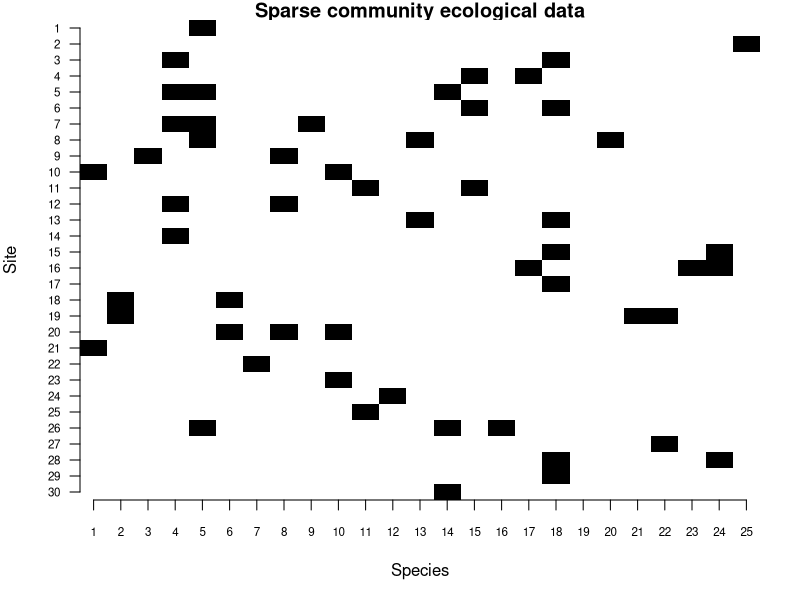
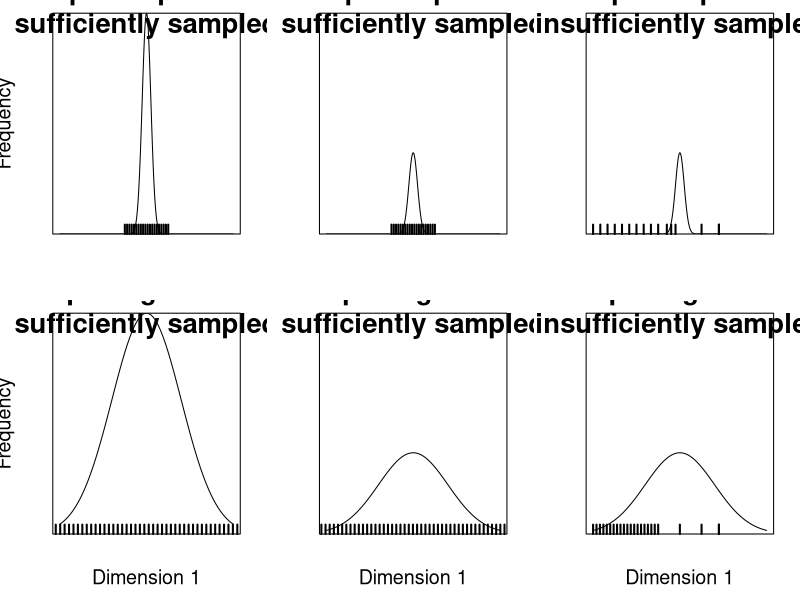
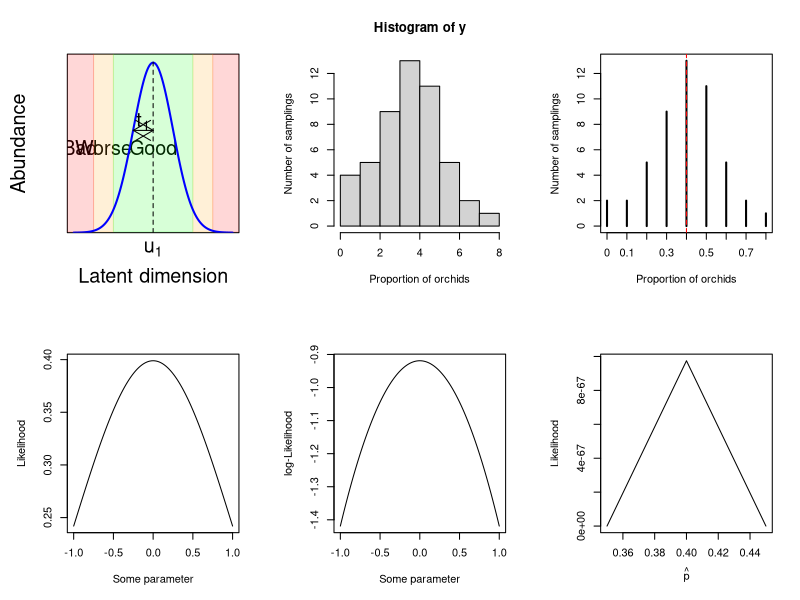
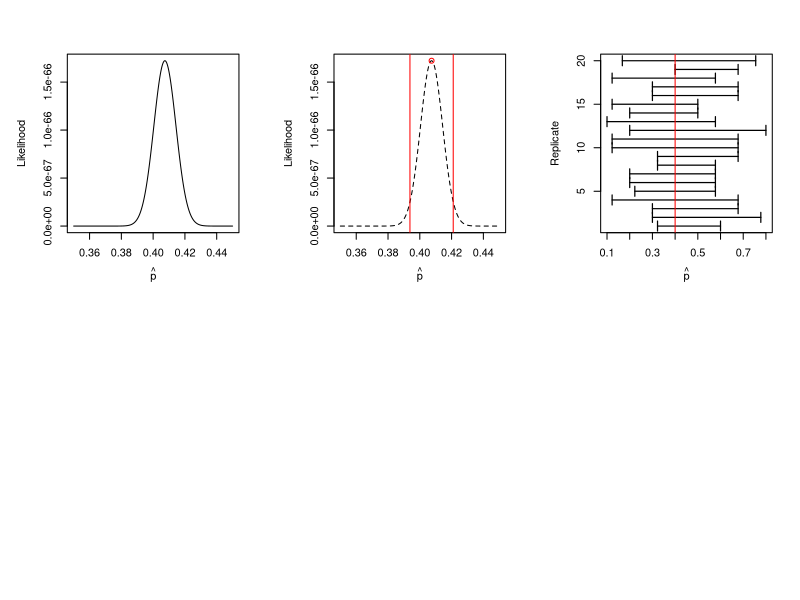

Recreate these plots in R, in order.
## ---- chunk 1
library(knitr)

default_source_hook <- knit_hooks$get('source')
default_output_hook <- knit_hooks$get('output')

knit_hooks$set(
  source = function(x, options) {
    paste0(
      "\n::: {.codebox data-latex=\"\"}\n\n",
      default_source_hook(x, options),
      "\n\n:::\n\n")
  }
)

knit_hooks$set(
  output = function(x, options) {
    paste0(
      "\n::: {.codebox data-latex=\"\"}\n\n",
      default_output_hook(x, options),
      "\n\n:::\n\n")
  }
)

knitr::opts_chunk$set(echo = TRUE)
## ---- chunk 2
par(mar=c(5,4,1,2))
# Set seed for reproducibility
set.seed(42)

# Matrix dimensions
n_species <- 30
n_sites <- 25

# Create a sparse presence/absence matrix (mostly zeros)
community_matrix <- matrix(0, nrow = n_species, ncol = n_sites)

# Fill in some presences to simulate high turnover
for (i in 1:n_species) {
  # Each species occurs in 1-3 random sites
  sites_present <- sample(n_sites, sample(1:3, 1))
  community_matrix[i, sites_present] <- 1
}

# Plot using image (rotate to match axis orientation)
image(t(apply(community_matrix, 2, rev)), col = c("white", "black"),
      axes = FALSE, xlab = "Species", ylab = "Site", main = "Sparse community ecological data")

# Add axis labels
axis(1, at = seq(0, 1, length.out = n_sites), labels = 1:n_sites, cex.axis = 0.7)
axis(2, at = seq(0, 1, length.out = n_species), labels = rev(1:n_species), las = 1, cex.axis = 0.7)

## ---- chunk 3
par(mfrow=c(2,3))
unimodal <-function(x, maximum, opt, tol)exp(maximum-0.5*(x-opt)^2/tol^2)

plot(NA, type="n", ylim=c(0, exp(1)),yaxs="i",yaxt="n",xaxt="n",xlab=NA,ylab="Frequency", cex.lab=1.8,cex.axis=1.8, xlim = c(-2,2), main = "Frequent specialist \nsufficiently sampled", cex.main = 2.5)
lines(seq(-2,2,length.out=1000), unimodal(seq(-2,2,length.out=1000), 1, 0, 0.1))
rug(seq(-0.5,0.5,length.out=20), ticksize = 0.05, lwd = 2)

plot(NA, type="n", ylim=c(0, exp(1)),yaxs="i",yaxt="n",xaxt="n",xlab=NA, ylab=NA, cex.lab=1.8,cex.axis=1.8, xlim = c(-2,2), main = "Infrequent specialist \nsufficiently sampled", cex.main = 2.5)
lines(seq(-2,2,length.out=1000), unimodal(seq(-2,2,length.out=1000), 0, 0,0.1))
rug(seq(-0.5,0.5,length.out=20), ticksize = 0.05, lwd = 2)

plot(NA, type="n", ylim=c(0, exp(1)),yaxs="i",yaxt="n",xaxt="n", cex.lab=1.8,cex.axis=1.8, xlim = c(-2,2), main = "Infrequent specialist \ninsufficiently sampled", cex.lab=1.8,cex.axis=1.8, xlab = NA, ylab = NA,cex.main=2.5)
lines(seq(-2,2,length.out=1000), unimodal(seq(-2,2,length.out=1000), 0,0, 0.1))
rug(c(seq(-2,-0.5,length.out=10),-0.3,-0.2,-0.1,0.5,0.9,0.9), ticksize = 0.05, lwd = 2)

plot(NA, type="n", ylim=c(0, exp(1)),yaxs="i",yaxt="n",xaxt="n",ylab="Frequency", cex.lab=1.8,cex.axis=1.8, xlim = c(-2,2), main = "Frequent generalist \nsufficiently sampled", cex.main = 2.5,xlab="Dimension 1")
lines(seq(-2,2,length.out=1000), unimodal(seq(-2,2,length.out=1000), 1,0, 0.8))
rug(seq(-2.5,2.5,length.out=50), ticksize = 0.05, lwd = 2)

plot(NA, type="n", ylim=c(0, exp(1)),yaxs="i",yaxt="n",xaxt="n",xlab="Dimension 1", cex.lab=1.8,cex.axis=1.8, xlim = c(-2,2), main = "Infrequent generalist \nsufficiently sampled", cex.lab=1.8,cex.axis=1.8, ylab=NA, cex.main=2.5)
lines(seq(-2,2,length.out=1000), unimodal(seq(-2,2,length.out=1000), 0,0, 0.8))
rug(seq(-2.5,2.2,length.out=50), ticksize = 0.05, lwd = 2)

plot(NA, type="n", ylim=c(0, exp(1)),yaxs="i",yaxt="n",xaxt="n",xlab="Dimension 1", cex.lab=1.8,cex.axis=1.8, xlim = c(-2,2), main = "Infrequent generalist \ninsufficiently sampled", cex.lab=1.8,cex.axis=1.8, ylab=NA, cex.main = 2.5)
lines(seq(-2,2,length.out=1000), unimodal(seq(-2,2,length.out=1000), 0,0, 0.8))
rug(c(seq(-2,-0.5,length.out=20),0,0.5,0.9,0.9), ticksize = 0.05, lwd = 2)
## ---- chunk 4
set.seed(12345) # For reproducibility
p.orchid = 0.4 # The true proportion of orchids
n.picks = 10 # The number of picks in the field
n.times = 1 # number of fields
# Collect data
y <- rbinom(n.times, size = n.picks, prob = p.orchid) 
y/n.picks # Proportion of orchids
## ---- chunk 5
set.seed(12345) # For reproducibility
n.times = 1e5 # The number of picks in the field
n.picks <- 1 # number of fields
 # Collect data
y <- rbinom(n.times, size = n.picks, prob = p.orchid)
mean(y/n.picks) # Proportion of orchids
## ---- chunk 6
makeTransparent<-function(someColor, alpha=100)
{
  newColor<-col2rgb(someColor)
  apply(newColor, 2, function(curcoldata){rgb(red=curcoldata[1], green=curcoldata[2],
    blue=curcoldata[3],alpha=alpha, maxColorValue=255)})
}

# https://stats.stackexchange.com/questions/12209/percentage-of-overlapping-regions-of-two-normal-distributions
min.f1f2 <- function(x, mu1, mu2, sd1, sd2) {
    f1 <- dnorm(x, mean=mu1, sd=sd1)
    f2 <- dnorm(x, mean=mu2, sd=sd2)
    pmin(f1, f2)
}

mu1 <- -2;    sd1 <- 2
mu2 <- 1;    sd2 <- 1

xs <- seq(min(mu1 - 4*sd1), max(mu1 + 4*sd1), .001)
f1 <- dnorm(xs, mean=mu1, sd=sd1)

par(mar=c(5, 5, 4, 2) + 0.1)
plot(xs, f1, type="n", ylim=c(0, max(f1)+0.01), col="blue",yaxs="i",yaxt="n",xaxt="n",xlab="Latent dimension", ylab="Abundance", cex.lab=1.8,cex.axis=1.8)

# abline(v=mu1-4*sd1, col="red", lty="dashed")
# abline(v=mu1+4*sd1, col="red", lty="dashed")
# 
# abline(v=mu1-3*sd1, col="orange", lty="dashed", )
# abline(v=mu1+3*sd1, col="orange", lty="dashed")
# 
# abline(v=mu1-2*sd1, col="green", lty="dashed")
# abline(v=mu1+2*sd1, col="green", lty="dashed")
text("Good",cex=1.8, x=mu1,y=0.1)
text("Worse",cex=1.8, x=mean(c(mu1-3*sd1,mu1-2*sd1)),y=0.1)
text("Bad",cex=1.8, x=mean(c(mu1-3.7*sd1,mu1-3.7*sd1)),y=0.1)

rect(1e-3,0.3-0.001, xleft=mu1-2*sd1,xright=mu1+2*sd1,col=makeTransparent("green",40),border=makeTransparent("green",40))
rect(1e-3,0.3-0.001, xleft=mu1-3*sd1,xright=mu1-2*sd1,col=makeTransparent("orange",40),border=makeTransparent("orange",40))
rect(1e-3,0.3-0.001, xleft=mu1+3*sd1,xright=mu1+2*sd1,col=makeTransparent("orange",40),border=makeTransparent("orange",40))
rect(1e-3,0.3-0.001, xleft=mu1-4*sd1-1,xright=mu1-3*sd1,col=makeTransparent("red",40),border=makeTransparent("red",40))
rect(1e-3,0.3-0.001, xleft=mu1+4*sd1+1,xright=mu1+3*sd1,col=makeTransparent("red",40),border=makeTransparent("red",40))
lines(xs,f1,col="blue",lwd=2)

arrows(y0=0.12,x0=mu1,x1=mu1-sd1,code = 3,col="black",length=0.2)
text(mu1-sd1/2,0.13,expression("t"[1]),cex=1.8,col="black")
segments(x0=mu1,x1=mu1,y0 = 0,y1=0.2,lty="dashed",col="black")

invisible(Map(axis, side=1,at=mu1, col.axis="black", labels=expression("u"[1]), lwd=0, cex.axis=1.8))

## ---- chunk 7
set.seed(12345) # For reproducibility
n.times <- 50 # The number of picks in the field
n.picks = 10 # number of fields
# Collect data
y <- rbinom(n.times, size = n.picks, prob = p.orchid) 
hist(y, xlab = "Proportion of orchids", 
     ylab = "Number of samplings")
## ---- chunk 8
plot(table(y/n.picks), xlab = "Proportion of orchids", ylab = "Number of samplings")
abline(v= 0.4, col = "red", lty = "dashed")
## ---- chunk 9
quantile(y/n.picks,c(0.025,.975))
## ---- chunk 10
set.seed(12345)
n.picks = 100
n.times <- 50
# Collecting data
y <- rbinom(n.times, size = n.picks, prob = p.orchid) 
quantile(y/n.picks,c(0.025,.975))
## ---- chunk 11
plot(dnorm, from = -1, to = 1, xlab = "Some parameter", ylab = "Likelihood")
## ---- chunk 12
ll <- function(x)dnorm(x, log = TRUE)
plot(ll, from = -1, to = 1, xlab = "Some parameter", ylab = "log-Likelihood")
## ---- chunk 13
set.seed(12345)
n.picks = 100
n.times <- 50
y <- rbinom(n.times, size = n.picks, prob = p.orchid) # Collecting data
## ---- chunk 14
ll <- function(p, n.picks, y)prod(dbinom(y, n.picks,p))
phat <- seq(0.35,0.45,length.out=3)
plot(sapply(phat, ll, n.picks = n.picks, y = y), 
     x = phat, type = "l", xlab=expression(hat(p)), ylab="Likelihood")
## ---- chunk 15
set.seed(12345)
n.picks = 100
n.times <- 50
y <- rbinom(n.times, size = n.picks, prob = p.orchid) # Collecting data
## ---- chunk 16
ll <- function(p, n.picks, y)prod(dbinom(y, n.picks,p))
phat <- seq(0.35,0.45,length.out=1000)
plot(sapply(phat, ll, n.picks = n.picks, y = y),
     x = phat, type = "l", xlab=expression(hat(p)), ylab="Likelihood")
## ---- chunk 17
ll <- function(p, n.picks, y)prod(dbinom(y, n.picks,p))
phat <- seq(0.35,0.45,length.out=1000)
plot(sapply(phat, ll, n.picks = n.picks, y = y), x = phat, type = "l", xlab=expression(hat(p)), ylab="Likelihood", lty = "dashed")
p = optimize(ll, n.picks = n.picks, y=y,
         lower = 0, upper = 1, maximum = TRUE)
se = sqrt(1/(sum(y/p$maximum^2+(n.picks-y)/(1-p$maximum)^2)))

points(x=p$maximum, y=p$objective,col="red")
abline(v=p$maximum+1.96*se, col="red")
abline(v=p$maximum-1.96*se, col="red")
## ---- chunk 18
p.orchid = 0.4
n.times <- 10
n.picks = 10
CI <- NULL
for(i in 1:20){
y <- rbinom(n.times, size = n.picks, prob = p.orchid) 
CI <- rbind(CI,quantile(y/n.picks,c(0.025,.975)))
}

plot(1,1, type="n", xlim=range(CI), ylim=range(1:20), xlab=expression(hat(p)), ylab="Replicate")
arrows(x0=CI[,1], y0=1:20, x1=CI[,2], y1=1:20, lwd=1.2, angle = 90, code=3, length=0.05)
abline(v=0.4, col="red")
